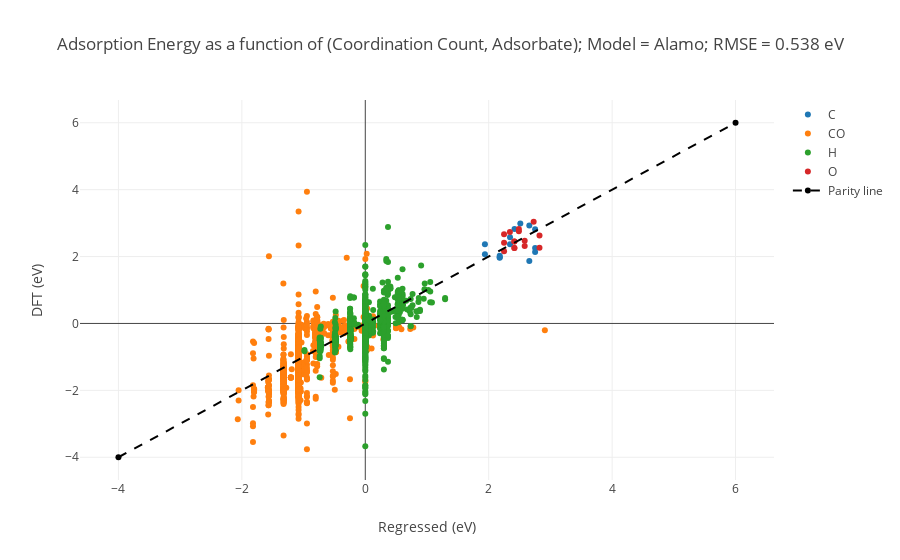

Notebook cell for this chart:
### Markdown cell above
### Alamo

### Code cell
# Create Pyplot plots for each dictionary-type model
for model in [ALA]:
    traces = []
    # Create a parity plot where each adsorbate is shown. We do that by pulling out
    # data for each adsorbate and then plotting them.
    for ads in np.unique(DATA['adsorbate']):
        x = [X[i] for i, _ads in enumerate(DATA['adsorbate']) if _ads == ads]
        y = [Y[i] for i, _ads in enumerate(DATA['adsorbate']) if _ads == ads]
        # Do some footwork because Alamo returns a lambda function that doesn't accept np arrays
        def model_predict(factors):
            '''
            Turn a vector of input data, `factors`, into the model's guessed output. We use
            this function to do so because lambda functions suck. We should address this by
            making alamopy output a better lambda function.
            '''
            args = dict.fromkeys(range(0, len(factors)-1), None)
            for j, factor in enumerate(factors):
                args[j] = factor
            return model['f(model)'](args[0], args[1], args[2], args[3], args[4], args[5], args[6], args[7], args[8], args[9], args[10], args[11], args[12], args[13], args[14], args[15], args[16], args[17], args[18], args[19], args[20], args[21], args[22], args[23], args[24], args[25])
        y_predicted = map(model_predict, x)
        traces.append(go.Scatter(x=y_predicted, y=y, mode='markers', name=ads))
    # Create a diagonal line for the parity plot
    lims = [-4, 6]
    traces.append(go.Scatter(x=lims, y=lims,
                             line=dict(color=('black'), dash='dash'), name='Parity line'))
    # Format and plot
    layout = go.Layout(xaxis=dict(title='Regressed (eV)'),
                       yaxis=dict(title='DFT (eV)'),
                       title='Adsorption Energy as a function of (Coordination Count, Adsorbate); Model = %s; RMSE = %0.3f eV' \
                             % (model['name'], math.sqrt(metrics.mean_squared_error(Y_TEST, map(model_predict, X_TEST)))))
    iplot(go.Figure(data=traces, layout=layout))

### Figure 1 — Plotly figure (JSON) as saved in the notebook; plotly's stock layout.template omitted (floating-point values rounded to 4 significant figures; data arrays with more than 128 entries replaced by an {"elided": "..."} marker saying what was removed)
{"data": [{"mode": "markers", "name": "C", "type": "scatter", "x": [1.938, 2.512, 2.752, 2.658, 2.752, 2.752, 2.418, 2.345, 2.345, 2.178, 2.178, 1.938, 2.178, 2.658], "y": [2.366, 2.988, 2.254, 2.932, 2.817, 2.139, 2.822, 2.576, 2.367, 1.977, 1.962, 2.069, 2.025, 1.865]}, {"mode": "markers", "name": "CO", "type": "scatter", "x": {"elided": "1304 float values"}, "y": {"elided": "1304 float values"}}, {"mode": "markers", "name": "H", "type": "scatter", "x": {"elided": "1111 float values"}, "y": {"elided": "1111 float values"}}, {"mode": "markers", "name": "O", "type": "scatter", "x": [2.583, 2.249, 2.583, 2.489, 2.728, 2.343, 2.823, 2.823, 2.416, 2.416, 2.416, 2.249, 2.249, 2.416, 2.489], "y": [2.475, 2.67, 2.314, 2.756, 3.041, 2.735, 2.631, 2.26, 2.256, 2.454, 2.454, 2.155, 2.415, 2.256, 2.821]}, {"line": {"color": "black", "dash": "dash"}, "name": "Parity line", "type": "scatter", "x": [-4, 6], "y": [-4, 6]}], "layout": {"title": "Adsorption Energy as a function of (Coordination Count, Adsorbate); Model = Alamo; RMSE = 0.538 eV", "xaxis": {"title": "Regressed (eV)"}, "yaxis": {"title": "DFT (eV)"}}}
